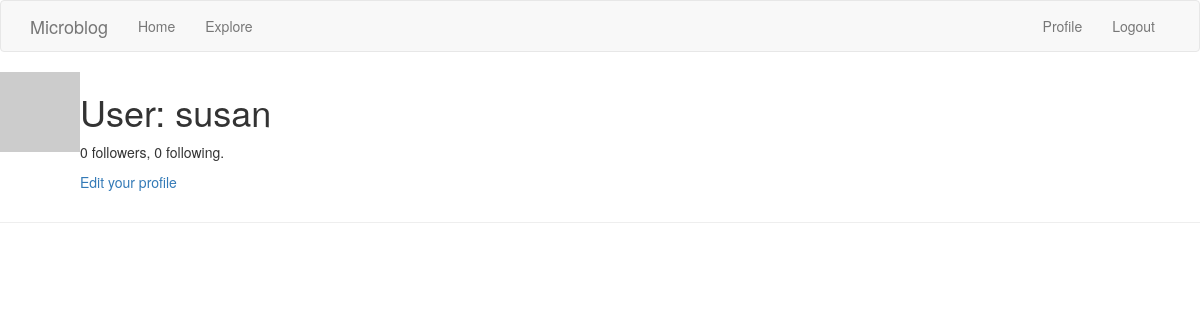
Before: /user/susan (signed in) with the older database file.
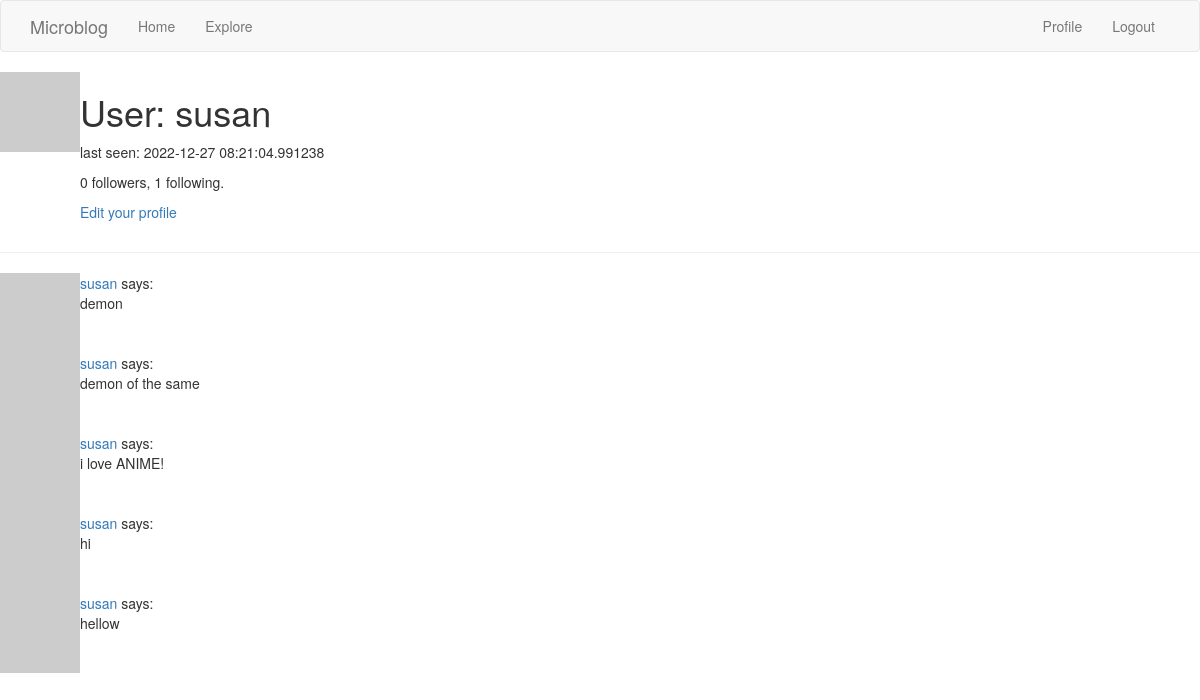
After: the same page with the newer database file.
### app/models.py (models this page shows, shortened)
class User(db.Model, UserMixin):
    id = db.Column(db.Integer, primary_key=True)
    username = db.Column(db.String(64), index=True, unique=True)
    email = db.Column(db.String(120), index=True, unique=True)
    password_hash = db.Column(db.String(128))
    posts = db.relationship('Post', backref='author', lazy='dynamic')
    about_me = db.Column(db.String(150))
    last_seen = db.Column(db.DateTime, default=datetime.utcnow)
    followed = db.relationship(
        'User', secondary=followers,
        primaryjoin=(followers.c.follower_id == id),
        secondaryjoin=(followers.c.followed_id == id),
        backref = db.backref('followers', lazy='dynamic'),
        lazy='dynamic'
    )
    def avatar(self, size):
        digest = md5(self.email.lower().encode('utf-8')).hexdigest() # nosec
        return f'https://www.gravatar.com/avatar/{digest}?d=identicon&s={size}'

class Post(db.Model):
    id = db.Column(db.Integer, primary_key=True)
    body = db.Column(db.String(140))
    timestamp = db.Column(db.DateTime, index=True, default=datetime.utcnow)
    user_id = db.Column(db.Integer, db.ForeignKey('user.id'))

### app/routes.py (the view)
@app.route('/user/<username>')
@login_required
def user(username):
    user = User.query.filter_by(username=username).first_or_404()
    page = request.args.get('page', 1, type=int)
    posts = user.posts.order_by(Post.timestamp.desc()).paginate(page=page, per_page=app.config['POSTS_PER_PAGE'], error_out=False)
    next_url = url_for('user', username=user.username, page=posts.next_num) \
        if posts.has_next else None
    prev_url = url_for('user', username=user.username, page=posts.prev_num) \
        if posts.has_prev else None
    form = EmptyForm()
    return render_template('user.html', user=user, posts=posts.items,
                           next_url=next_url, prev_url=prev_url, form=form)

### app/models.py (called while the page is built)
@login.user_loader
def load_user(id):
    return User.query.get(int(id))

### app/routes.py (called while the page is built)
@app.before_request
def before_request():
    if current_user.is_authenticated:
        current_user.last_seen = datetime.utcnow()
        db.session.commit()

### app/templates/user.html (shortened to what this page needs)
{% extends 'base.html' %}
{% block content %}
<table>
    <tr valign="top">
        <td><img src="{{ user.avatar(128) }}" alt=" {{user.username}}'s avatar "></td>
        <td>
            <h1>User: {{ user.username }}</h1>
            {% if user.last_seen %}
                <p>last seen: {{ user.last_seen}}</p>
            {% endif %}
            <p>{{ user.followers.count() }} followers, {{ user.followed.count() }} following.</p>
            {% if user == current_user %}
            <p><a href="{{ url_for('edit_profile') }}">Edit your profile</a></p>
            {% endif %}
        </td>
    </tr>
</table>
<hr>
{% for post in posts %}
    {% include '_post.html' %}
{% endfor %}
{% endblock content %}

### app/templates/_post.html
<table>
    <tr valign="top">
        <td><img src="{{ post.author.avatar(36) }}"></td>
        <td>
            <a href="{{ url_for('user', username=post.author.username) }}">
                {{ post.author.username }}
            </a>
            says:<br>{{ post.body }}
        </td>
    </tr>
</table>

Changed rows visible on the page:
changed User "susan": last_seen (not shown) → "2022-12-27 08:21:04.991238"
added Post: author.username "susan", body "demon"
added Post: author.username "susan", body "demon of the same"
added Post: author.username "susan", body "i love ANIME!"
added Post: author.username "susan", body "hi"
added Post: author.username "susan", body "hellow"
Other visible differences:
{{ user.followed.count() }}: "0" → "1"
text now shown: "last seen:"
